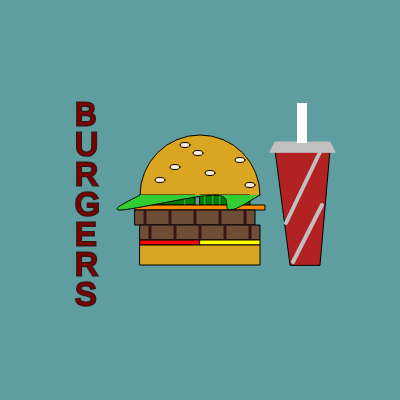
Frame 1 (no input)
Frame 60 (no input): identical to frame 1, image omitted
Frame 120 (the mouse pressed at the canvas centre since frame 60): identical to frame 1, image omitted

The p5.js sketch that drew this single still picture (run headless with seeded random() and noise() and a simulated clock; from frame 60 on, the mouse is pressed at the canvas centre):

// p5.js sketch
// ── sketch.js
function setup()
{
    createCanvas(400,400);
}
function draw() 
{
    background(95,158,160);
    strokeWeight(1);
    //Top Bun
    stroke(0);
    fill(218,165,32);
    arc(200, 195, 120, 120, PI, TWO_PI);
    //Pickles
    stroke(0);
    fill(0,128,0)
    rect(140,195,55,10);
    fill(0,128,0)
    rect(200,195,50,10);
    //Cheese
    fill(255,140,0)
    rect(135,205,130,5);
    //Lettuce
    fill(50,205,50);
    stroke(0);
    beginShape();
    curveVertex(140,195);
    curveVertex(140,195);
    curveVertex(120,210);
    curveVertex(215,195);
    curveVertex(230,210);
    curveVertex(260,195);
    curveVertex(260,195);
    endShape();
    //Patty *double* :)
    fill(111,78,55);
    rect(135,210,120,15);
    rect(140,225,120,15);
    //Ketchup & Mustard
    fill(255,0,0);
    rect(140,240,60,5);
    fill(255,255,0);
    rect(200,240,60,5);
    //Bottom Bun
    fill(218,165,32);
    rect(140,245,120,20)
    //Cup
    fill(178,34,34)
    quad(290,265,275,150,330,150,320,265);
    stroke(192,192,192);
    //~Cup Lid~
    fill(192,192,192);
    quad(270,152,275,142,330,142,335,152);
    //~Cup Lines~
    strokeWeight(4);
    line(293,262,322,205);
    line(286,223,320,152);
    //~Straw~
    strokeWeight(0);
    fill(255,255,255);
    rect(297,103,10,40);


    //~Details~
    strokeWeight(1)
    //Sesame Seeds
    stroke(0);
    fill(255,235,205);
    ellipse(160,180,10,5);
    ellipse(175,167,10,5);
    ellipse(185,145,10,5);
    ellipse(198,153,10,5);
    ellipse(210,173,10,5);
    ellipse(250,185,10,5);
    ellipse(240,160,10,5);
    //Pickle Wrinkles
    stroke(143,188,143)
    line(185,200,185,204);
    line(205,196,205,204);
    line(213,196,213,204);
    line(220,196,220,204);
    stroke(0,100,0)
    line(186,200,186,204);
    line(206,196,206,204);
    line(214,196,214,204);
    line(221,196,221,204);
    //Patty Grill Marks
    //~Top Patty~
    strokeWeight(3);
    stroke(60,20,20);
    line(145,211,145,223);
    line(170,211,170,223);
    line(195,211,195,223);
    line(220,211,220,223);
    line(245,211,245,223);
    //~Bottom Patty~
    line(150,226,150,238);
    line(175,226,175,238);
    line(200,226,200,238);
    line(225,226,225,238);
    line(250,226,250,238);

    //Title
    textSize(32);
    fill(128,0,0);
    text('B',75,125);
    text('U',75,155);
    text('R',75,185);
    text('G',75,215);
    text('E',75,245);
    text('R',75,275);
    text('S',75,305);
}
